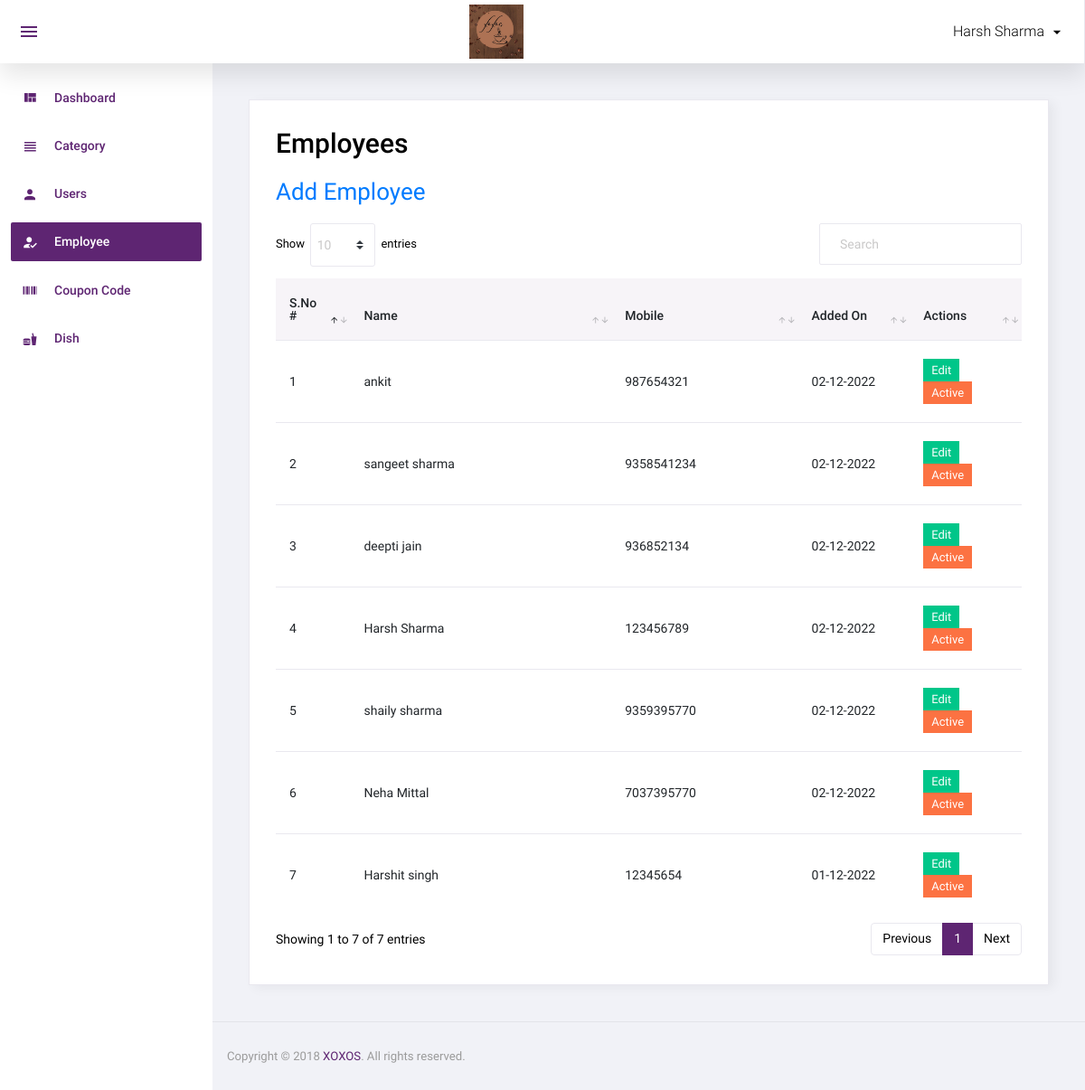
Screenshot of /admin/employee.php (signed in) with the database file from the repository.
### tables this page shows
CREATE TABLE `employee` (
  `id` int(11) NOT NULL,
  `name` varchar(50) NOT NULL,
  `mobile` varchar(50) NOT NULL,
  `password` varchar(50) NOT NULL,
  `status` int(11) NOT NULL,
  `added_on` datetime NOT NULL
);

### admin/employee.php (the view, shortened to what this page needs)
<?php
include('header.php');
$sql="select * from employee order by id desc";
$res=mysqli_query($con,$sql);
?>
  <div class="card">
            <div class="card-body">
              <h1 class="grid_title">Employees</h1>
			  <a href="manage_employee.php" class="add_link">Add Employee</a>
			  <div class="row grid_box">
                <div class="col-12">
                  <div class="table-responsive">
                    <table id="order-listing" class="table">
                      <thead>
                        <tr>
                            <th width="10%">S.No #</th>
                            <th width="35%">Name</th>
                            <th width="25%">Mobile</th>
							<th width="15%">Added On</th>
                            <th width="20%">Actions</th>
                        </tr>
                      </thead>
                      <tbody>
                        <?php if(mysqli_num_rows($res)>0){
						$i=1;
						while($row=mysqli_fetch_assoc($res)){
						?>
						<tr>
                            <td><?php echo $i?></td>
                            <td><?php echo $row['name']?></td>
							<td><?php echo $row['mobile']?></td>
							<td>
							<?php
							$dateStr=strtotime($row['added_on']);
							echo date('d-m-Y',$dateStr);
							?>
							</td>
							<td>
								<a href="manage_employee.php?id=<?php echo $row['id']?>"><label class="badge badge-success hand_cursor">Edit</label></a>&nbsp;
								<?php
								if($row['status']==1){
								?>
								<a href="?id=<?php echo $row['id']?>&type=deactive"><label class="badge badge-danger hand_cursor">Active</label></a>
								<?php
								}else{
								?>
								<a href="?id=<?php echo $row['id']?>&type=active"><label class="badge badge-info hand_cursor">Deactive</label></a>
								<?php
								}
								?>
							</td>
                        </tr>
                        <?php
						$i++;
						} } else { ?>
						<tr>
							<td colspan="5">No data found</td>
						</tr>
						<?php } ?>
                      </tbody>
                    </table>
                  </div>
				</div>
              </div>
            </div>
          </div>
<?php include('footer.php');?>

### rows the page displays
employee: name "ankit", mobile "987654321", added_on "02-12-2022"
employee: name "sangeet sharma", mobile "9358541234", added_on "02-12-2022"
employee: name "deepti jain", mobile "936852134", added_on "02-12-2022"
employee: name "Harsh Sharma", mobile "123456789", added_on "02-12-2022"
employee: name "shaily sharma", mobile "9359395770", added_on "02-12-2022"
employee: name "Neha Mittal", mobile "7037395770", added_on "02-12-2022"
employee: name "Harshit singh", mobile "12345654", added_on "01-12-2022"

### other values shown
$_SESSION['ADMIN_USER'] "Harsh Sharma"
